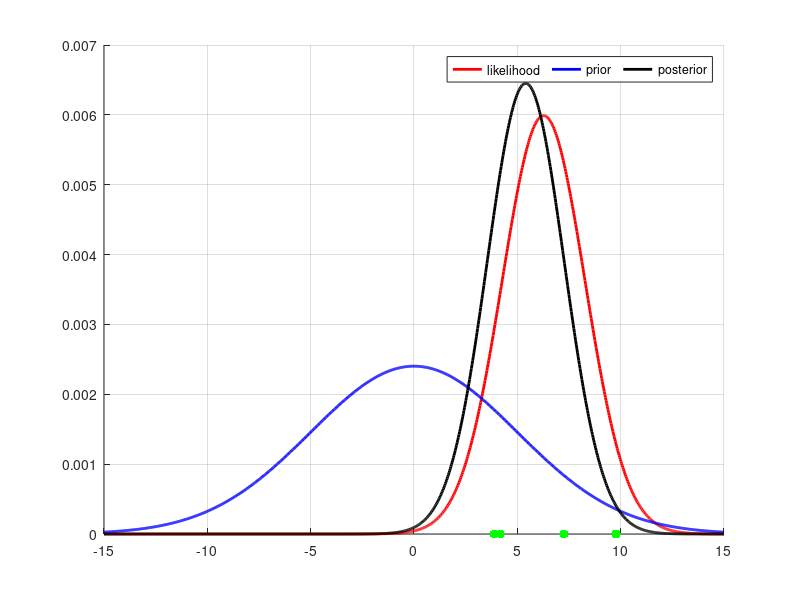
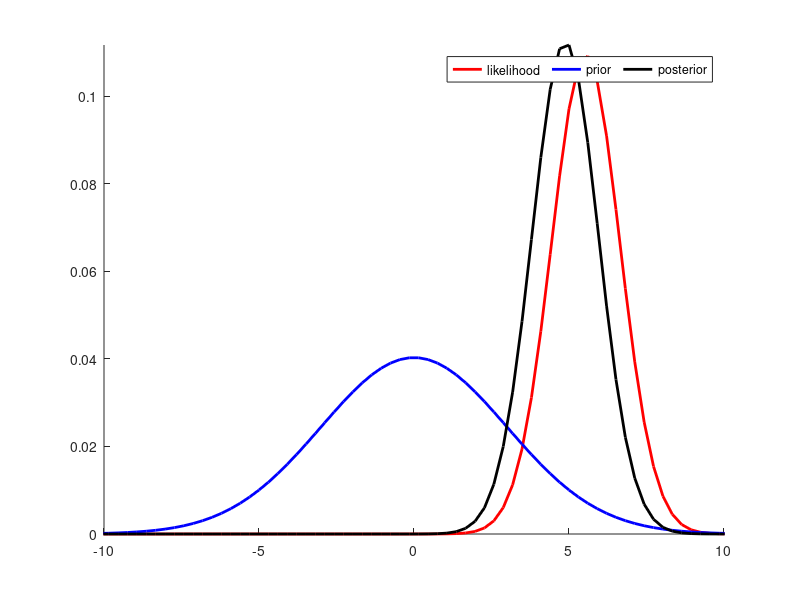
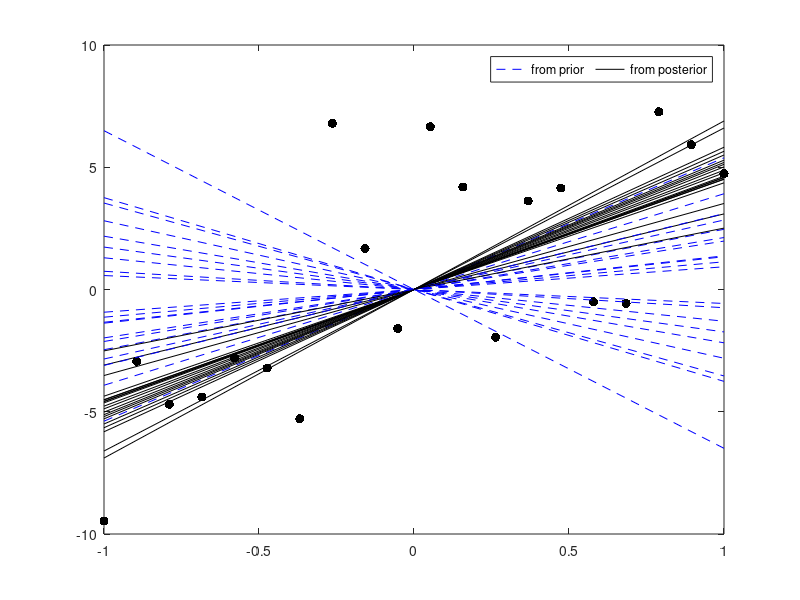
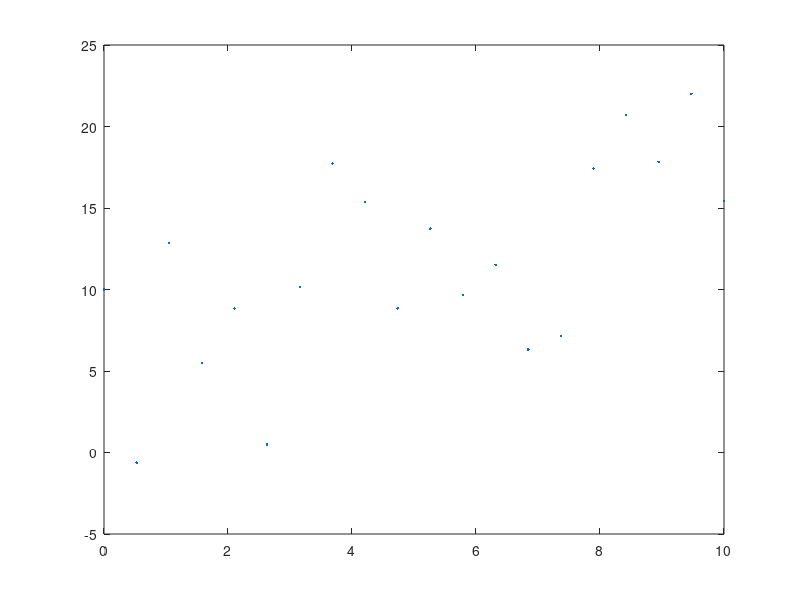

These charts were generated, in order, by the following MATLAB code: (Note: this script raises an error after producing the figures.)
% Bayesian Modelling
% Tutorial by Saad Jbabdi
%---------------------------------------------------------------------------------------------------

%% Linear models

% Generate some data using this generative model:
  a = 5;                 % true mean (it's winter...)
  s = 4;                 % true noise std 
  n = 4;                 % # data points
  y = a + s*randn(n,1);  % Simulates fake data
  
% Let us plot the data and the likelihood function as a function of a.
  va  = linspace(-15,15,1000);
  N   = length(va);
  lik = exp(-.5*sum((repmat(y,1,N)-repmat(va,n,1)).^2,1)/s^2);
  lik = lik/sum(lik); % normalise

  figure,hold on,grid on
  plot(y,0,'.','color','g','markersize',20);
  hli=plot(va,lik,'r','linewidth',2);
  
% Now we turn to choosing a prior distribution on the temperature. We will use a Gaussian prior 
% distribution (for simplicity) with zero mean and standard deviation 5 degrees:
  a0  = 0;
  s0  = 5;
  pr  = exp(-.5*(va-a0).^2./s0^2);
  pr  = pr/sum(pr);
  hpr = plot(va,pr,'b','linewidth',2);
  
% And finally we can write down the posterior distribution, which in this case is also a Gaussian 
% (the product of two Gaussians is a Gaussian), where the mean/variance are given by combinations of the noise mean/variance and the prior mean/variance in what is referred to as "precision weighting":

  beta  = 1/s^2;   % noise precision
  beta0 = 1/s0^2;  % prior precision

  sp = 1/sqrt(n*beta+beta0);                       % posterior std
  ap = (n*beta*mean(y)+beta0*a0)/(n*beta+beta0);   % posterior mean

  po = normpdf(va,ap,sp);
  po = po/sum(po);
  hpo= plot(va,po,'k','linewidth',2);

  legend([hli hpr hpo],{'likelihood','prior','posterior'},'orientation','horizontal');
  
%% Linear regression
% Use the code below to generate some data and plot likelihood/prior/posterior like before:

  % Generate some data  (you can play with changing mean, std, and #points)
  a = 5;                  % true slope
  s = 3;                  % true noise std
  n = 20;                 % # data points
  x = linspace(-1,1,n)';  % regressor
  y = a*x + s*randn(n,1); % Simulates fake data

  % plot likelihood
      va=linspace(-15,15,100);N=length(va);
      li = exp(-.5*sum((repmat(y,1,N)-x*va).^2,1)/s^2);
      li = li/sum(li);
      figure,
      hold on
      hli = plot(va,li,'r','linewidth',2);
  % prior
      a0  = 0;
      s0  = 3;
      pr  = exp(-.5*(va-a0).^2./s0^2);
      pr  = pr/sum(pr);
      hpr = plot(va,pr,'b','linewidth',2);
   % posterior
      beta  = 1/s^2;
      beta0 = 1/s0^2;
      sp    = 1/(beta0+beta*(x'*x));
      ap    = ( beta0*a0 + beta*x'*y  ) / (beta0 + beta*(x'*x));
      po  = normpdf(va,ap,sp);
      po  = po/sum(po);
      hpo = plot(va,po,'k','linewidth',2);
      legend([hli hpr hpo],{'likelihood','prior','posterior'},'orientation','horizontal');
      axis([-10 10 0 max(po)])
      
% Now we will generate "samples" from the prior and the posterior distribution by generating random 
% "slopes" that follow either prior or posterior distribution and plotting a line with the 
% corresponding slope:

  figure
  axis([-1 1 -5 5])
  plot(x,y,'k.','markersize',20); % draw data points
  for i=1:20
  samp  = normrnd(a0,s0);   % from prior
  l1=line([-1 1],samp*[-1 1],'color','b','linestyle','--');
  samp  = normrnd(ap,sp);   % from posterior
  l2=line([-1 1],samp*[-1 1],'color','k');
  end
  legend([l1 l2],{'from prior','from posterior'},'orientation','horizontal');  

%% Sampling
% Begin by generating some random data that obays this generative model:
  a   = 2; % true a
  sig = 5; % true sigma
  t   = linspace(0,10,20)'; % regressor (known)
  % generate data
    y = a*t + sig*randn(size(t));
  % plot data
      figure
      plot(t,y,'.','linewidth',2)
% Next we generate a grid for a and s^2, and compute the posterior distribution at each point on the grid.

  % grid
  va = linspace(0,5,100);     % values of a
  vs = linspace(.01,80,100);  % values of s^2

  posterior = zeros(length(vs),length(va));

  for i=1:length(vs)
   for j=1:length(va)
    S  = va(j)*t;                                        % prediction
    li = vs(i).^(-n/2)*exp(-sum((y-S).^2)/2/vs(i));      % likelihood
    pr = 1/vs(i) * normpdf(va(i),0,1000);                % prior
    posterior(i,j) = li*pr;                              % posterior
   end
  end
  posterior = posterior / sum(posterior(:));
%   Now we can have a look at the (joint) posterior distribution:

  figure
  imagesc(va,vs,posterior);
  xlabel('a');
  ylabel('s^2')
  
  % gibbs sampling
  niter = 10000;      % number of iterations
  a_s=zeros(niter,1); % container for samples for a
  v_s=zeros(niter,1); % container for samples for s^2

  % initial samples (you can change this to the maximum likelihood):
  a_s(1)=2;
  v_s(1)=10;

  for i=2:niter
    % samples a (Gaussian)
    a_s(i) = normrnd(sum(t.*y)./sum(t.*t),sqrt(v_s(i-1)/sum(t.*t)));

    % sample sig^2 (inverse-Gamma)
    v_s(i) = 1/gamrnd( n/2, 2/sum( (y-a_s(i-1)*t).^2 ) );
  end
  
% Now plot both the grid solution and the samples

  figure
  imagesc(va,vs,posterior);
  xlabel('a');
  ylabel('s^2');
  hold on
  plot(a_s(1:20:end),v_s(1:20:end),'.k')  % plot every 20th sample
  
%  Finally, we can calculate the marginal distributions in both cases (samples and grid) and compare them:

  % plot marginals
  figure
  subplot(1,2,1),hold on
  [n,x]=hist(a_s,va);n=n/sum(n);            % histogram from samples
  bar(x,n,'r');
  plot(va,sum(posterior,1)','linewidth',2); % sum one dimension of grid

  subplot(1,2,2),hold on
  [n,x]=hist(v_s,vs);n=n/sum(n);
  bar(x,n,'r');
  plot(vs,sum(posterior,2),'linewidth',2);
  
%% Nonlinear models
% Let's start by generating some data under this model:

  a = 10; % true a
  b = 2;  % true b
  t = linspace(0,2,100)';

  sig = 5; % noise standard deviation

  % data
  y = a*exp(-b*t) + sig*randn(size(t));

  % plot the data
  figure
  plot(t,y,'linewidth',2)
  title('y=a*exp(-b*t)','fontsize',14)
  
% First, we do a grid search. Run the code below and make sure you understand it:

  % %%%%%%%%% grid %%%%%%%%%
  w1 = linspace(0,20,50);
  w2 = linspace(0,10,50);
  [vw1,vw2] = meshgrid(w1,w2);
  n = length(y);
  N = length(vw1(:));
  Y = repmat(y,1,N);
  S = repmat(vw1(:)',n,1).*exp(-t*vw2(:)');
  mu = sum((Y-S).^2,1)'/2/sig^2;
  li = exp(-mu);
  li = li/sum(li(:));
  li = reshape(li,size(vw1));
  
  % plot grid
  imagesc(w1,w2,li);
  hold on
  h=plot(a,b,'+','color','k','markersize',20,'linewidth',2);
  xlabel('a','fontsize',14);
  ylabel('b','fontsize',14);
  
  ind = find(li==max(li(:)));
  [i,j]=ind2sub(size(vw1),ind);
  l=line([min(w1) max(w1)],[w2(i) w2(i)]);set(l,'color','w');
  l=line([w1(j) w1(j)],[min(w2) max(w2)]);set(l,'color','w');
  
  % maximum likelihood solution (from grid search, which is cheating... normally you would use fminsearch or something like that...)
  ind = find(li==max(li(:)));
  mu  =[vw1(ind) vw2(ind)]; 
  
  % derivatives of a.exp(-bt)
  f   = mu(1)*exp(-mu(2)*t);
  fa  = exp(-mu(2)*t);
  fb  = -mu(1)*t.*exp(-mu(2)*t);
  faa = 0;
  fab = -t.*exp(-mu(2)*t);
  fbb = mu(1)*t.^2.*exp(-mu(2)*t);
  
  % Hessian
  Haa = sum( 2*fa.^2  - 2*(y-f).*(-faa) );
  Hab = sum( 2*fa.*fb - 2*(y-f).*(-fab) );
  Hbb = sum( 2*fb.^2  - 2*(y-f).*(-fbb) );

  % Covariance 
  S   = inv([Haa Hab;Hab Hbb]/2/sig^2);

  % calculate on same grid using analytic formula for multivariate normal
  lap = mvnpdf([vw1(:) vw2(:)],mu,S);
  lap = lap/sum(lap(:));
  lap = reshape(lap,size(vw1));
  
  % plot Laplace
  imagesc(w1,w2,lap);
  [i,j]=ind2sub(size(vw1),ind);
  l=line([w1(j) w1(j)],[min(w2) max(w2)]);set(l,'color','w');
  l=line([min(w1) max(w1)],[w2(i) w2(i)]);set(l,'color','w');
  
  xlabel('a','fontsize',14);
  ylabel('b','fontsize',14);
  
  % plot marginals
  figure,  
  subplot(1,2,1),hold on
  plot(w1,[sum(li,1)' sum(lap,1)']);
  l=line([a a],[0 .2]);set(l,'color','k');
  xlabel('a');
  subplot(1,2,2),hold on
  plot(w2,[sum(li,2) sum(lap,2)]);
  l=line([b b],[0 .2]);set(l,'color','k');
  xlabel('b')
  
  % define a forward model (here y=a*exp(-bx))
  myfun=@(x,c)(x(1)*exp(-x(2)*c));
  % estimate parameters
  x0=[8;1]; % you can get x0 using nonlinear opt
  c=t;
  samples=mh(y,x0,@(x)(myfun(x,c)));
  a_mh=samples(:,1);
  b_mh=samples(:,2);
  % plot samples
  figure
  subplot(1,2,1),plot(a_mh)
  subplot(1,2,2),plot(b_mh)
  
% The next bit of code compares the three distributions (two that can be viewed on a grid and one that consists of samples)

  % plot samples on joint posterior
  figure
  subplot(1,2,1)
  imagesc(w1,w2,lap);
  xlabel('a','fontsize',14);
  ylabel('b','fontsize',14);
  hold on
  plot(a_mh,b_mh,'.k')
  subplot(1,2,2)
  imagesc(w1,w2,li);
  xlabel('a','fontsize',14);
  ylabel('b','fontsize',14);
  hold on
  plot(a_mh,b_mh,'.k')